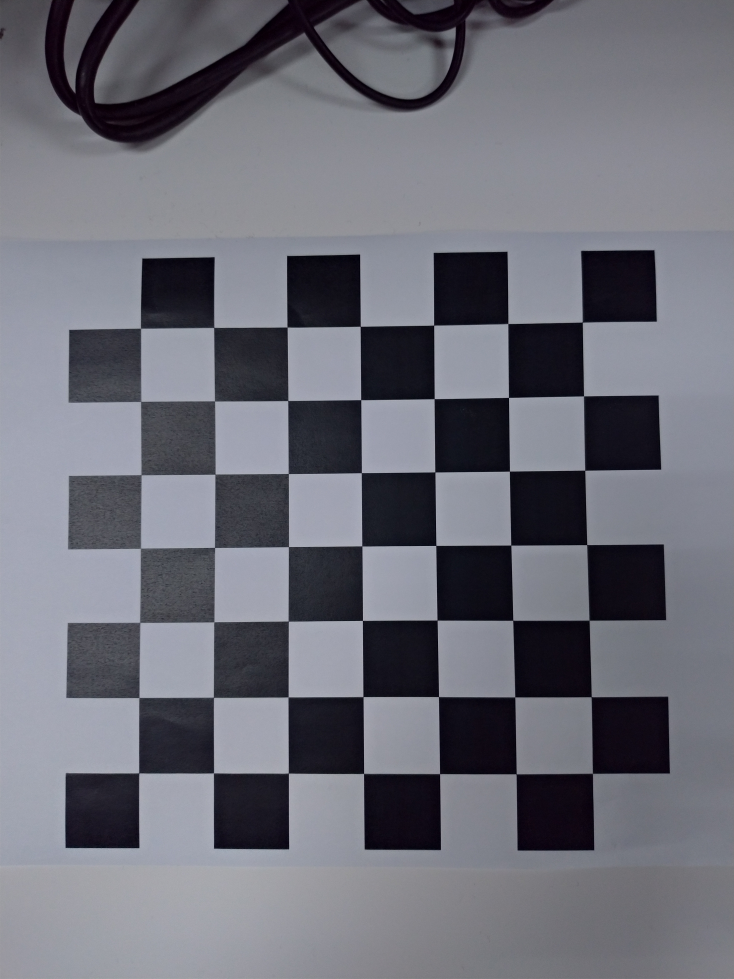
#> input picture HW1/CV2021_HW1/data/0000.jpg, 2936 x 3916 px (shown at 1/4 size); its folder holds only this picture in this run
$ jupyter execute --allow-errors CV_HW1.ipynb
#> lines starting #> are read from the running program, lines starting #| are printed output that depends on the picture
[cell 1]
from google.colab import drive
drive.mount('/content/gdrive')

[cell 2]
import sys
sys.path.append('/content/gdrive/MyDrive/Colab/CV_HW1')
import numpy as np
import cv2
import glob
import matplotlib.pyplot as plt
import camera_calibration_show_extrinsics as show
from PIL import Image

[cell 3]
corner_x = 7
corner_y = 7
objp = np.zeros((corner_x*corner_y,3), np.float32)
objp[:,:2] = np.mgrid[0:corner_x, 0:corner_y].T.reshape(-1,2)

# Arrays to store object points and image points from all the images.
objpoints = [] # 3d points in real world space
imgpoints = [] # 2d points in image plane.

# Make a list of calibration images
images = glob.glob('/content/gdrive/MyDrive/Colab/CV_HW1/data/*.jpg')

# Step through the list and search for chessboard corners
print('Start finding chessboard corners...')
for idx, fname in enumerate(images):
    img = cv2.imread(fname)
#> img is the input picture: shape (3916, 2936, 3); mean B, G, R 119, 109.5, 108.7
    gray = cv2.cvtColor(img, cv2.COLOR_BGR2GRAY)
    plt.imshow(gray)

    #Find the chessboard corners
    print('find the chessboard corners of',fname)
    ret, corners = cv2.findChessboardCorners(gray, (corner_x,corner_y), None)
#> ret = True; corners = 49 rows, first 8: [2329.3, 1288.7], [2334.3, 1585.9], [2339.3, 1881.6], [2347.6, 2180.1], [2357, 2482.5], [2366.3, 2787.1], [2369.5, 3095.4], [2032, 1296.7]

    # If found, add object points, image points
    if ret == True:
        objpoints.append(objp)
        imgpoints.append(corners)

        # Draw and display the corners
        cv2.drawChessboardCorners(img, (corner_x,corner_y), corners, ret)
        plt.imshow(img)

print('Camera calibration...')
img_size = (img.shape[1], img.shape[0])
#> img_size = (2936, 3916)
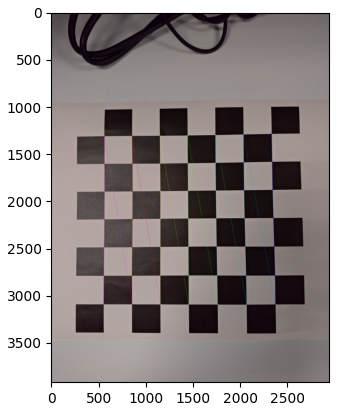
#> figure drawn by matplotlib, 1 panel; B, G, R data is drawn as R, G, B

[cell 4]
#calculate H of each picture by Pm=0
Homography_list=[]
for i in range(len(images)):
    P = np.zeros((corner_x*corner_y*2,9),np.float32)
    for j in range(corner_x*corner_y):
        u = j*2
        P_point = objpoints[i][j]+np.array([0,0,1])
        P[u,0:3] = P_point
        P[u+1,3:6] = P_point
        P[u,6:]= P_point * (-imgpoints[i][j,0,0])
        P[u+1,6:]= P_point *  (-imgpoints[i][j,0,1])

    _,_,V=np.linalg.svd(P)
    Homography = V[-1,:] / V[-1,-1]
    Homography = Homography.reshape((3,3))
    Homography_list.append(Homography)
#> after the loop, Homography_list = [[[-4.67, -291.7, 2327.6], [284.8, 7.71, 1293.5], [-0.00495, 0.00258, 1]]]

print(Homography_list)
#| [array([[-4.6691456e+00, -2.9165244e+02,  2.3276489e+03],
#|        [ 2.8482581e+02,  7.7128186e+00,  1.2935424e+03],
#|        [-4.9533132e-03,  2.5835815e-03,  1.0000000e+00]], dtype=float32)]

[cell 5]
#calculate B by Vb=0
#b = argmin Vb
V=np.zeros((len(images)*2,6),np.float32)
for pic in range(len(images)):
    Homography=Homography_list[pic]
    V[pic*2,:]=np.array([Homography[0,0] * Homography[0,1]                                ,
                         Homography[0,0] * Homography[1,1] + Homography[0,1] * Homography[1,0],
                         Homography[0,0] * Homography[2,1] + Homography[2,0] * Homography[0,1],
                         Homography[1,0] * Homography[1,1]                                    ,
                         Homography[1,0] * Homography[2,1] + Homography[2,0] * Homography[1,1],
                         Homography[2,0] * Homography[2,1]]                                   ,
                         np.float32)
    V[pic*2+1,:]=np.array([Homography[0,0]**2 - Homography[0,1]**2                                ,
                           2*(Homography[0,0] * Homography[1,0] - Homography[0,1]*Homography[1,1]),
                           2*(Homography[0,0] * Homography[2,0] - Homography[0,1]*Homography[2,1]),
                           Homography[1,0]**2 - Homography[1,1]**2                                ,
                           2*(Homography[1,0] * Homography[2,0] - Homography[1,1]*Homography[2,1]),
                           Homography[2,0]**2 - Homography[2,1]**2]                               ,
                           np.float32)
#> after the loop, V = [[1361.8, -83106.2, 1.43, 2196.8, 0.698, -1.28e-05], [-85039.3, 1839.1, 1.55, 81066.2, -2.86, 1.79e-05]]
_,_,V=np.linalg.svd(V)
#> V = [[-0.724, 0.0249, 1.31e-05, 0.69, -2.44e-05, 1.53e-10], [0.00294, -0.999, 1.75e-05, 0.0392, 7.94e-06, -1.51e-10], [8.69e-06, 1.71e-05, 1, -1.04e-05, 3.47e-10, -1.93e-15], [0.69, 0.0304, 1.03e-06, 0.723, 1.33e-05, -1.22e-10], [-2.69e-05, 8.14e-06, -1.8e-10, 6.91e-06, 1, 4.51e-15], [1.95e-10, -1.51e-10, 2.69e-15, -1.2e-11, 2.05e-15, 1]]
B=V[-1,:]
#> B = [1.95e-10, -1.51e-10, 2.69e-15, -1.2e-11, 2.05e-15, 1]
B=np.array([[B[0],B[1],B[2]],
      [B[1],B[3],B[4]],
      [B[2],B[4],B[5]]],np.float32)
#> B = [[1.95e-10, -1.51e-10, 2.69e-15], [-1.51e-10, -1.2e-11, 2.05e-15], [2.69e-15, 2.05e-15, 1]]
# change B to positive definite
if B[0,0]<0:
    B=-B
print(B)
#| [[ 1.95346489e-10 -1.51102741e-10  2.69484316e-15]
#|  [-1.51102741e-10 -1.19702425e-11  2.05279790e-15]
#|  [ 2.69484316e-15  2.05279790e-15  1.00000000e+00]]


$ run again, on HW1/CV2021_HW1/data/0004.jpg
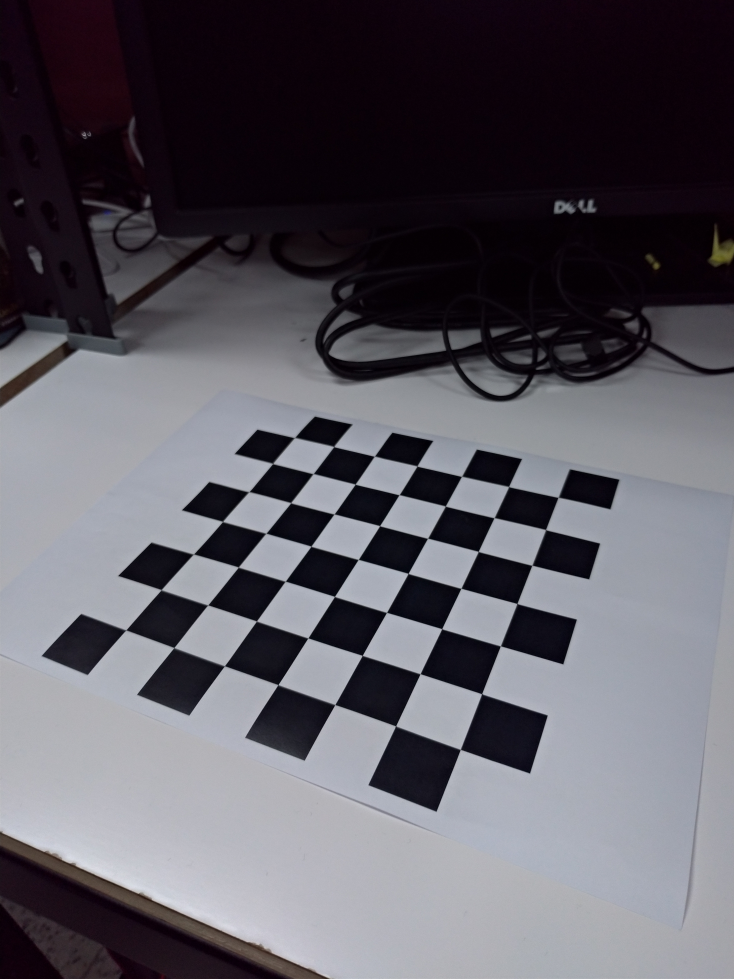
#> input picture HW1/CV2021_HW1/data/0004.jpg, 2936 x 3916 px (shown at 1/4 size)
#> img is the input picture: shape (3916, 2936, 3); mean B, G, R 98.4, 90.5, 93.1
#> ret = True; corners = 49 rows, first 8: [505.9, 2519.6], [646, 2360.5], [775, 2217.5], [893.8, 2089], [997, 1968.5], [1092.5, 1856], [1179.5, 1751.5], [696.5, 2592]
#> `[cell 3] corner_x = 7 corner_y = 7 objp = np.zeros((corner_x*corner_y,..`:
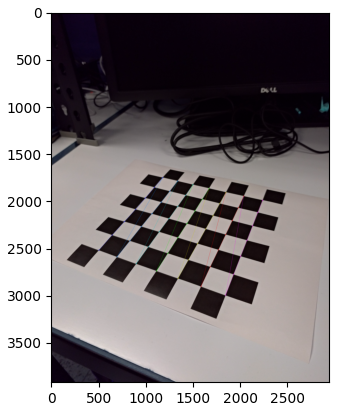
#> figure drawn by matplotlib, 1 panel; B, G, R data is drawn as R, G, B
#> after the loop `for i in range(len(images)):`: Homography_list = [[[175.8, 172.4, 508], [-32.14, -1.35, 2521.5], [0.0542, -0.0269, 1]]]
#| [array([[ 1.7576653e+02,  1.7243747e+02,  5.0804562e+02],
#|        [-3.2137234e+01, -1.3457897e+00,  2.5214722e+03],
#|        [ 5.4244980e-02, -2.6922880e-02,  1.0000000e+00]], dtype=float32)]
#> after the loop `for pic in range(len(images)):`: V = [[30308.7, -5778.2, 4.62, 43.25, 0.792, -0.00146], [1159.2, -10833.2, 28.35, 1031, -3.56, 0.00222]]
#> `_,_,V=np.linalg.svd(V)`: V = [[-0.974, 0.225, -0.000253, -0.00521, -1.22e-05, 3.85e-08], [-0.225, -0.97, 0.00265, 0.0979, -0.000348, 2.28e-07], [0.000351, 0.00264, 1, -0.000131, 4.67e-07, -3.06e-10], [0.017, 0.0965, -0.00013, 0.995, 1.72e-05, -1.13e-08], [-9.03e-05, -0.000337, 4.56e-07, 1.69e-05, 1, 4.05e-11], [8.88e-08, 2.13e-07, -2.9e-10, -1.08e-08, 3.95e-11, 1]]
#> `B=V[-1,:]`: B = [8.88e-08, 2.13e-07, -2.9e-10, -1.08e-08, 3.95e-11, 1]
#> `B=np.array([[B[0],B[1],B[2]], [B[1],B[3],B[4]], [B[2],B[4],B[5]]],np.f..`: B = [[8.88e-08, 2.13e-07, -2.9e-10], [2.13e-07, -1.08e-08, 3.95e-11], [-2.9e-10, 3.95e-11, 1]]
#| [[ 8.8843549e-08  2.1318627e-07 -2.9043626e-10]
#|  [ 2.1318627e-07 -1.0835606e-08  3.9479066e-11]
#|  [-2.9043626e-10  3.9479066e-11  1.0000000e+00]]

$ run again, on HW1/CV2021_HW1/data/0005.jpg
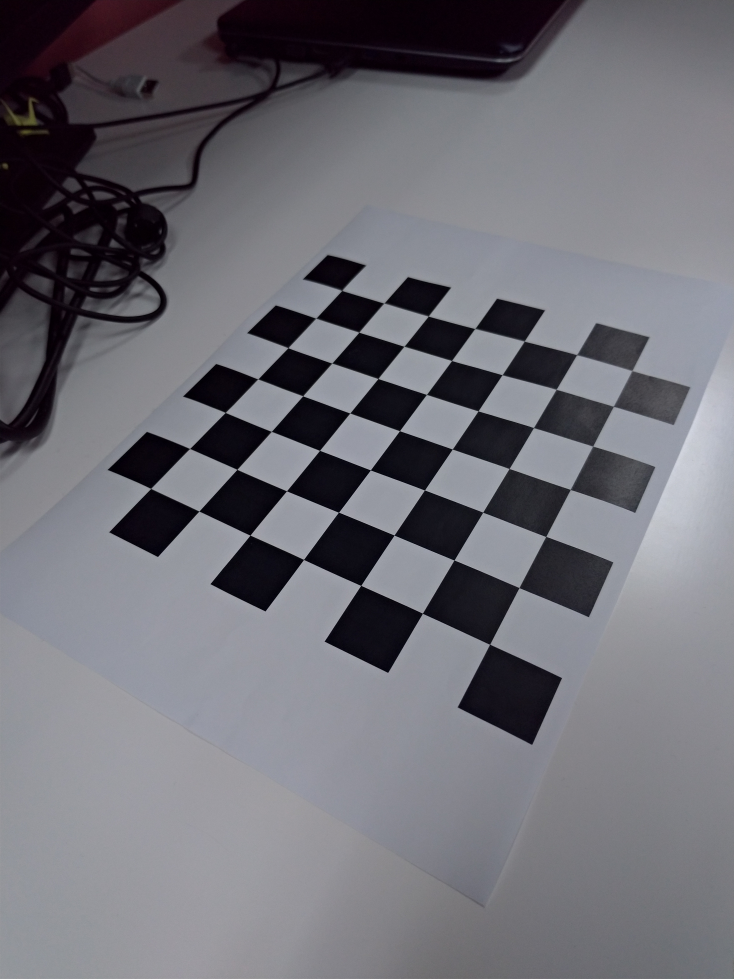
#> input picture HW1/CV2021_HW1/data/0005.jpg, 2936 x 3916 px (shown at 1/4 size)
#> img is the input picture: shape (3916, 2936, 3); mean B, G, R 117.4, 110.4, 111.1
#> ret = True; corners = 49 rows, first 8: [1368.5, 1163.5], [1537.7, 1215.2], [1715.1, 1266.5], [1901, 1317.3], [2098.5, 1366], [2307.5, 1420.5], [2529.5, 1484], [1265.2, 1275.2]
#> `[cell 3] corner_x = 7 corner_y = 7 objp = np.zeros((corner_x*corner_y,..`:
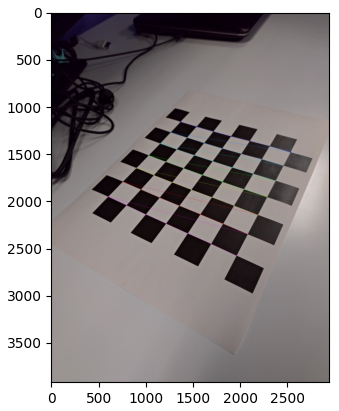
#> figure drawn by matplotlib, 1 panel; B, G, R data is drawn as R, G, B
#> after the loop `for i in range(len(images)):`: Homography_list = [[[128.6, -146.9, 1369.2], [15.49, 66.04, 1168], [-0.0256, -0.0339, 1]]]
#| [array([[ 1.2858783e+02, -1.4693990e+02,  1.3691879e+03],
#|        [ 1.5489206e+01,  6.6035446e+01,  1.1680330e+03],
#|        [-2.5575161e-02, -3.3910803e-02,  1.0000000e+00]], dtype=float32)]
#> after the loop `for pic in range(len(images)):`: V = [[-18894.7, 6215.4, -0.603, 1022.8, -2.21, 0.000867], [-5056.5, 23389.9, -16.54, -4120.8, 3.69, -0.000496]]
#> `_,_,V=np.linalg.svd(V)`: V = [[0.539, -0.836, 0.000514, 0.104, -6.67e-05, -2.64e-09], [0.834, 0.512, -0.000566, -0.204, 0.000253, -6.46e-08], [0.000205, 0.000736, 1, -8.93e-05, 9.72e-08, -2.07e-11], [0.117, 0.197, -8.21e-05, 0.973, 3.07e-05, -7.13e-09], [-0.000179, -0.000191, 8.27e-08, 2.87e-05, 1, 8.58e-12], [5.62e-08, 3.23e-08, -1.52e-11, -5.99e-09, 7.8e-12, 1]]
#> `B=V[-1,:]`: B = [5.62e-08, 3.23e-08, -1.52e-11, -5.99e-09, 7.8e-12, 1]
#> `B=np.array([[B[0],B[1],B[2]], [B[1],B[3],B[4]], [B[2],B[4],B[5]]],np.f..`: B = [[5.62e-08, 3.23e-08, -1.52e-11], [3.23e-08, -5.99e-09, 7.8e-12], [-1.52e-11, 7.8e-12, 1]]
#| [[ 5.6199362e-08  3.2293951e-08 -1.5190332e-11]
#|  [ 3.2293951e-08 -5.9873444e-09  7.7967546e-12]
#|  [-1.5190332e-11  7.7967546e-12  1.0000000e+00]]

$ run again, on HW1/CV2021_HW1/data/0006.jpg
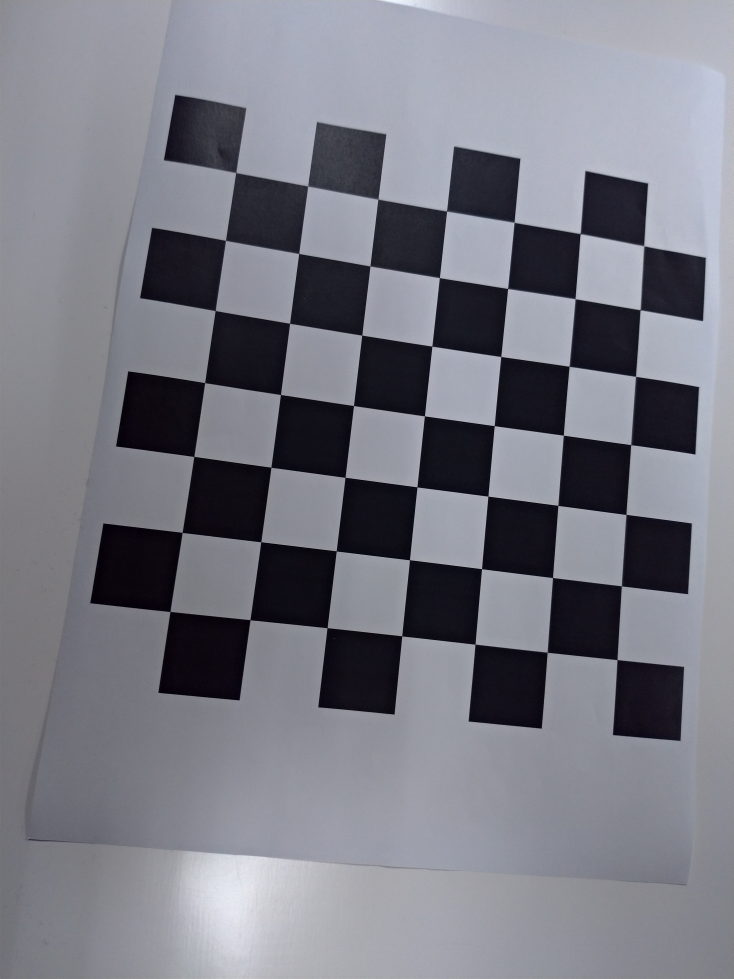
#> input picture HW1/CV2021_HW1/data/0006.jpg, 2936 x 3916 px (shown at 1/4 size)
#> img is the input picture: shape (3916, 2936, 3); mean B, G, R 131.8, 122.2, 121.3
#> ret = True; corners = 49 rows, first 8: [944.5, 692.5], [1232.7, 747.5], [1513.5, 797.5], [1788.3, 847.4], [2057, 890.5], [2321.5, 936.5], [2575.6, 985], [903.9, 964.6]
#> `[cell 3] corner_x = 7 corner_y = 7 objp = np.zeros((corner_x*corner_y,..`:
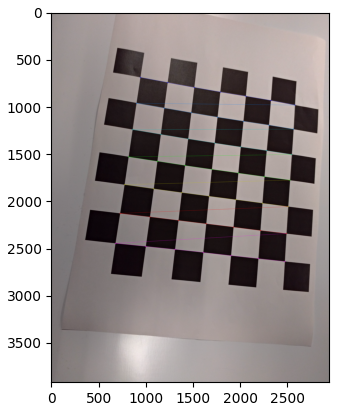
#> figure drawn by matplotlib, 1 panel; B, G, R data is drawn as R, G, B
#> after the loop `for i in range(len(images)):`: Homography_list = [[[301, -51.96, 944.6], [59.26, 259.7, 695.7], [0.0112, -0.0131, 1]]]
#| [array([[ 3.0101968e+02, -5.1957958e+01,  9.4455035e+02],
#|        [ 5.9264023e+01,  2.5967154e+02,  6.9569525e+02],
#|        [ 1.1215656e-02, -1.3063625e-02,  1.0000000e+00]], dtype=float32)]
#> after the loop `for pic in range(len(images)):`: V = [[-15640.4, 75087, -4.52, 15389.2, 2.14, -0.000147], [87913.2, 62663.3, 5.39, -63917.1, 8.11, -4.49e-05]]
#> `_,_,V=np.linalg.svd(V)`: V = [[0.644, 0.611, 3.32e-05, -0.461, 6.57e-05, -6.01e-10], [-0.469, 0.791, -7.52e-05, 0.393, 3.45e-06, -1.78e-09], [-7.73e-05, 4.04e-05, 1, 1.77e-05, 8.85e-10, -1.08e-13], [0.605, -0.0371, 3.41e-05, 0.796, 4.48e-06, 6.82e-10], [-4.34e-05, -4.27e-05, -2.96e-09, 2.54e-05, 1, -2.24e-14], [-8.59e-10, 1.8e-09, -2.88e-14, -1.21e-10, 6.49e-14, 1]]
#> `B=V[-1,:]`: B = [-8.59e-10, 1.8e-09, -2.88e-14, -1.21e-10, 6.49e-14, 1]
#> `B=np.array([[B[0],B[1],B[2]], [B[1],B[3],B[4]], [B[2],B[4],B[5]]],np.f..`: B = [[-8.59e-10, 1.8e-09, -2.88e-14], [1.8e-09, -1.21e-10, 6.49e-14], [-2.88e-14, 6.49e-14, 1]]
#> `B=-B`: B = [[8.59e-10, -1.8e-09, 2.88e-14], [-1.8e-09, 1.21e-10, -6.49e-14], [2.88e-14, -6.49e-14, -1]]
#| [[ 8.5868018e-10 -1.7972421e-09  2.8753211e-14]
#|  [-1.7972421e-09  1.2102577e-10 -6.4938709e-14]
#|  [ 2.8753211e-14 -6.4938709e-14 -1.0000000e+00]]

$ run again, on HW1/CV2021_HW1/data/0001.jpg
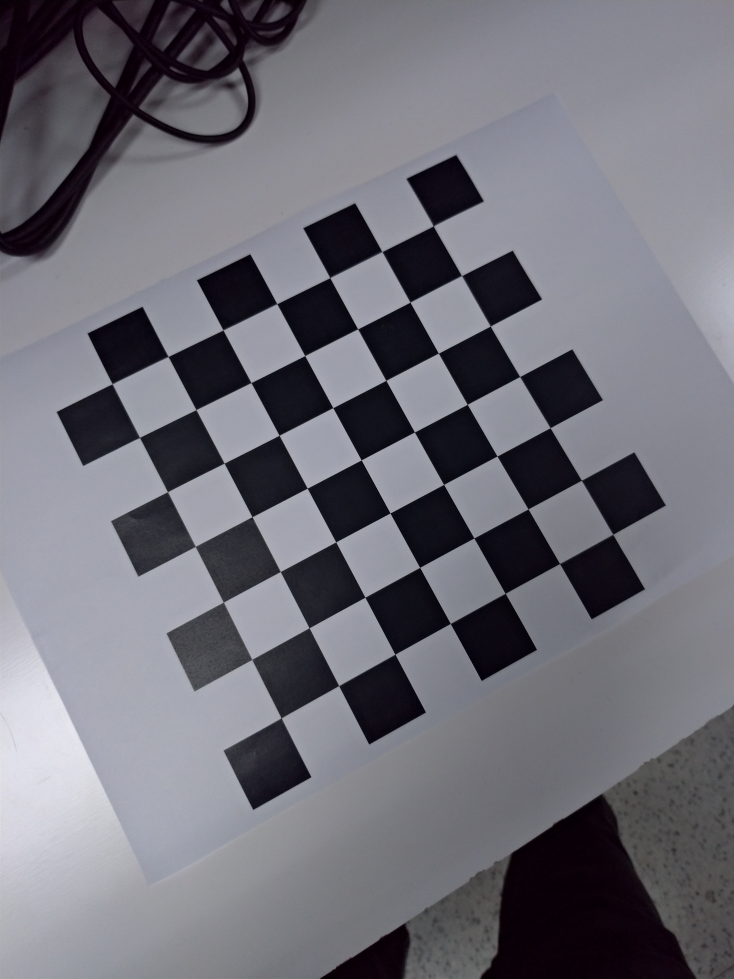
#> input picture HW1/CV2021_HW1/data/0001.jpg, 2936 x 3916 px (shown at 1/4 size)
#> img is the input picture: shape (3916, 2936, 3); mean B, G, R 119.3, 110.7, 111.3
#> ret = True; corners = 49 rows, first 8: [1732.4, 907], [1847.3, 1106.1], [1960.6, 1306.3], [2080.6, 1509.9], [2199.9, 1712.3], [2325.6, 1923.3], [2450.7, 2136.5], [1529, 1009.8]
#> `[cell 3] corner_x = 7 corner_y = 7 objp = np.zeros((corner_x*corner_y,..`:
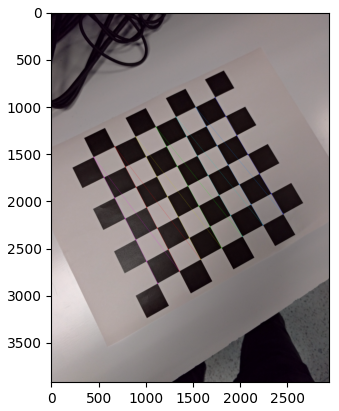
#> figure drawn by matplotlib, 1 panel; B, G, R data is drawn as R, G, B
#> after the loop `for i in range(len(images)):`: Homography_list = [[[97.24, -216.4, 1733.4], [186, 93.56, 910.6], [-0.0088, -0.00752, 1]]]
#| [array([[ 9.7240074e+01, -2.1642480e+02,  1.7334392e+03],
#|        [ 1.8596774e+02,  9.3564217e+01,  9.1058545e+02],
#|        [-8.7950025e-03, -7.5202635e-03,  1.0000000e+00]], dtype=float32)]
#> after the loop `for pic in range(len(images)):`: V = [[-21045.2, -31149.8, 1.17, 17399.9, -2.22, 6.61e-05], [-37384.1, 76666.3, -4.97, 25829.7, -1.86, 2.08e-05]]
#> `_,_,V=np.linalg.svd(V)`: V = [[-0.367, 0.897, -5.64e-05, 0.248, -1.6e-05, 9.76e-11], [-0.703, -0.441, 7.17e-06, 0.558, -6.47e-05, 1.77e-09], [-1.38e-05, 5.39e-05, 1, 1.23e-05, -1.05e-09, 1.86e-14], [0.61, 0.0305, -2.97e-06, 0.792, 2.42e-05, -6.63e-10], [-6.61e-05, -1.5e-05, 6.83e-10, 2.09e-05, 1, 7.11e-14], [1.68e-09, 7.14e-10, -2.77e-14, -4.87e-10, 6.1e-14, 1]]
#> `B=V[-1,:]`: B = [1.68e-09, 7.14e-10, -2.77e-14, -4.87e-10, 6.1e-14, 1]
#> `B=np.array([[B[0],B[1],B[2]], [B[1],B[3],B[4]], [B[2],B[4],B[5]]],np.f..`: B = [[1.68e-09, 7.14e-10, -2.77e-14], [7.14e-10, -4.87e-10, 6.1e-14], [-2.77e-14, 6.1e-14, 1]]
#| [[ 1.6839620e-09  7.1379913e-10 -2.7698579e-14]
#|  [ 7.1379913e-10 -4.8659721e-10  6.1036571e-14]
#|  [-2.7698579e-14  6.1036571e-14  1.0000000e+00]]
